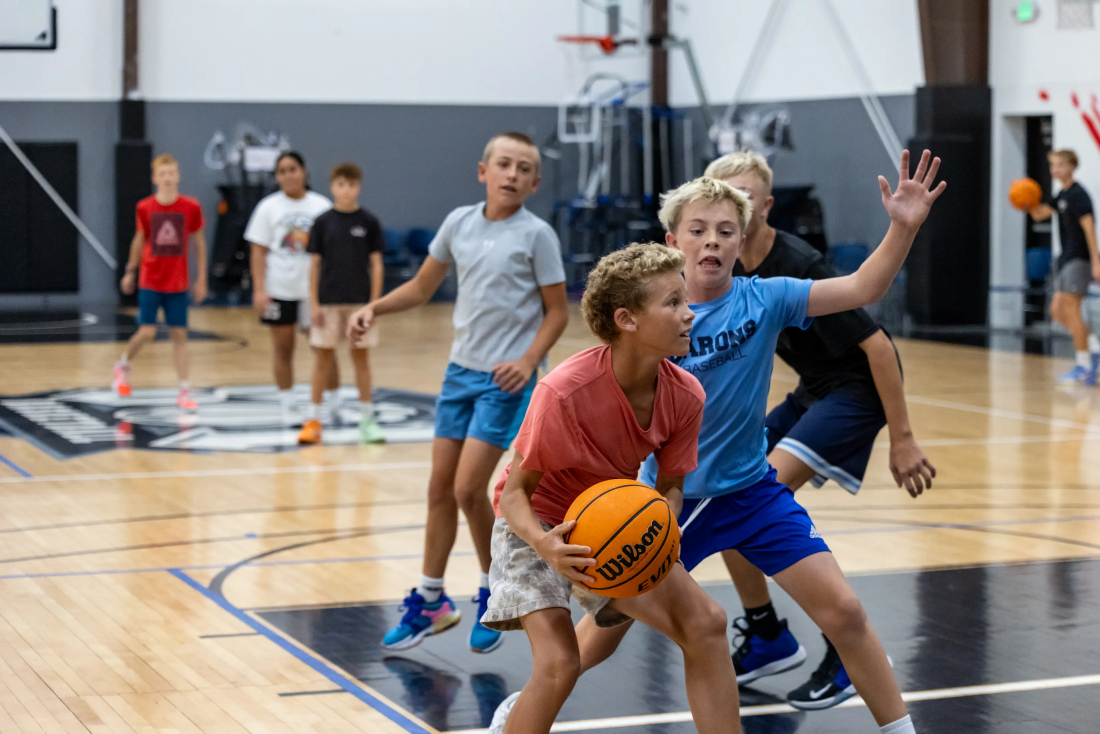
#> input picture images/cohorts/junior-high.webp, 3300 x 2200 px (shown at 1/3 size)
$ python build-og-images.py
#> lines starting #> are read from the running program, lines starting #| are printed output that depends on the picture
#> in build_card, `canvas = Image.new("RGB", (W, H), (15, 15, 15))`: canvas: PIL image 1200x630 RGB; every value is 15
#> in build_card, src is the input picture: PIL image 3300x2200 RGB; mean R, G, B 137, 129, 125.7
#!/usr/bin/env python3
"""Generate 1200x630 OG (Open Graph) social-preview cards for each sport.

These render when someone shares an Academy page link in iMessage, Slack,
Facebook, X, LinkedIn, etc. Standard size is 1200x630 (Facebook/X spec).

Design:
- Source photo fills the canvas, cropped/scaled to cover
- Left half: dark gradient overlay so text is readable
- TZ horizontal logo at top-left
- Headline + tagline in Poppins
- Orange accent bar under the headline
"""
from PIL import Image, ImageDraw, ImageFont
from pathlib import Path

ROOT = Path(__file__).resolve().parent.parent
LOGO = ROOT / "images/logos/TZ_Horizontal_Lockup_White.png"
OUT_DIR = ROOT / "images/og"
OUT_DIR.mkdir(parents=True, exist_ok=True)

POPPINS_BOLD = "/usr/share/fonts/truetype/google-fonts/Poppins-Bold.ttf"
POPPINS_MEDIUM = "/usr/share/fonts/truetype/google-fonts/Poppins-Medium.ttf"
POPPINS_REGULAR = "/usr/share/fonts/truetype/google-fonts/Poppins-Regular.ttf"

TZ_ORANGE = (245, 128, 48, 255)
WHITE = (255, 255, 255, 255)
DIM = (210, 210, 210, 255)

CARDS = [
    {
        "out": "basketball.jpg",
        "source": ROOT / "images/cohorts/junior-high.webp",
        "headline": "Train Like a Pro.",
        "headline_2": "Still Be a Kid.",
        "tagline": "TZ Academy — Basketball · Herriman, Utah",
    },
    {
        "out": "soccer.jpg",
        "source": ROOT / "images/coaches/Nik-College.webp",
        "headline": "Soccer Academy.",
        "headline_2": "Launching September.",
        "tagline": "Led by Nik Kizerian, former D1 player · Reserve your seat",
    },
    {
        "out": "volleyball.jpg",
        "source": ROOT / "images/coaches/Jessica.webp",
        "headline": "Volleyball Academy.",
        "headline_2": "Launching September.",
        "tagline": "Led by Jessica Finai, former D1 player · Reserve your seat",
    },
]


def fit_cover(img, size):
    """Resize img to cover size while preserving aspect, then center-crop."""
#> called with size = (1200, 630)
    target_w, target_h = size
    src_w, src_h = img.size
#> src_w = 3300; src_h = 2200
    src_ratio = src_w / src_h
#> src_ratio = 1.5
    target_ratio = target_w / target_h

    if src_ratio > target_ratio:
        # Source is wider — scale by height, crop horizontally
        new_h = target_h
        new_w = int(src_ratio * new_h)
    else:
        # Source is taller — scale by width, crop vertically
        new_w = target_w
        new_h = int(new_w / src_ratio)
#> new_h = 800

    img = img.resize((new_w, new_h), Image.LANCZOS)
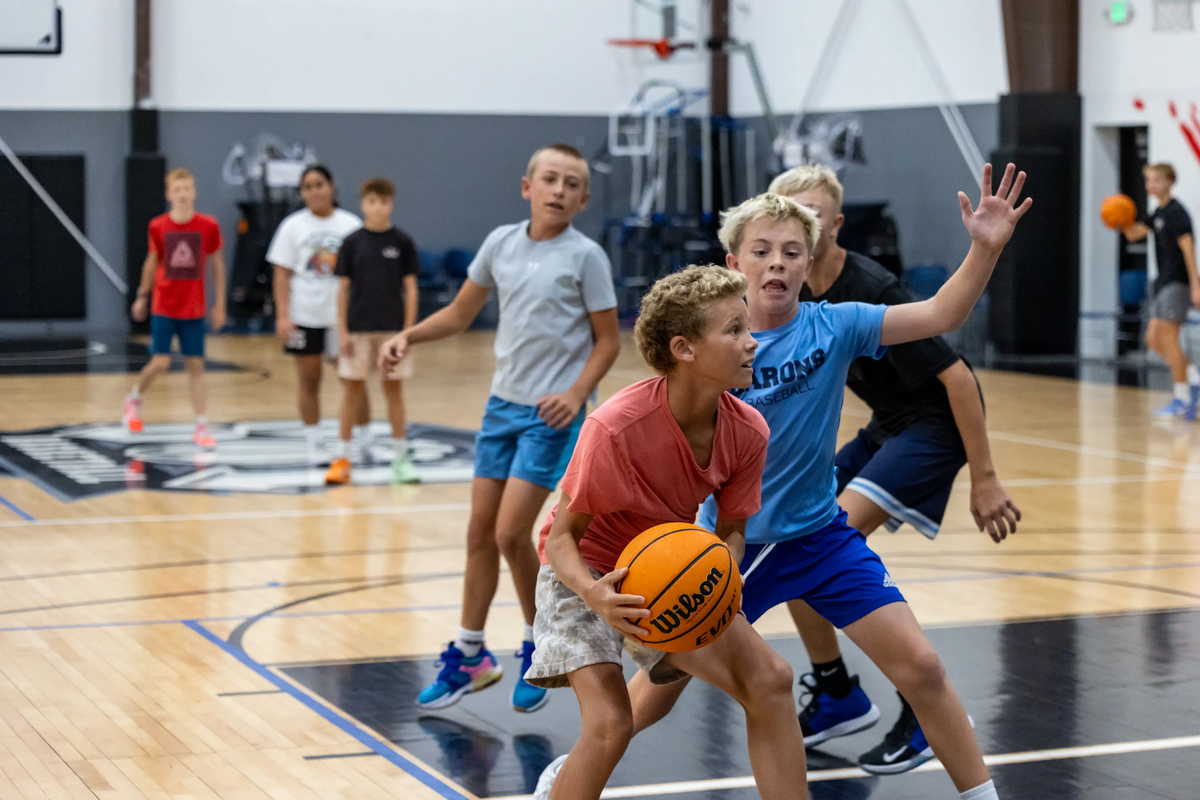
#> img: PIL image 1200x800 RGB; mean R, G, B 137, 129, 125.7
    # Center-crop
    left = (new_w - target_w) // 2
    top = (new_h - target_h) // 2
#> top = 85
    return img.crop((left, top, left + target_w, top + target_h))
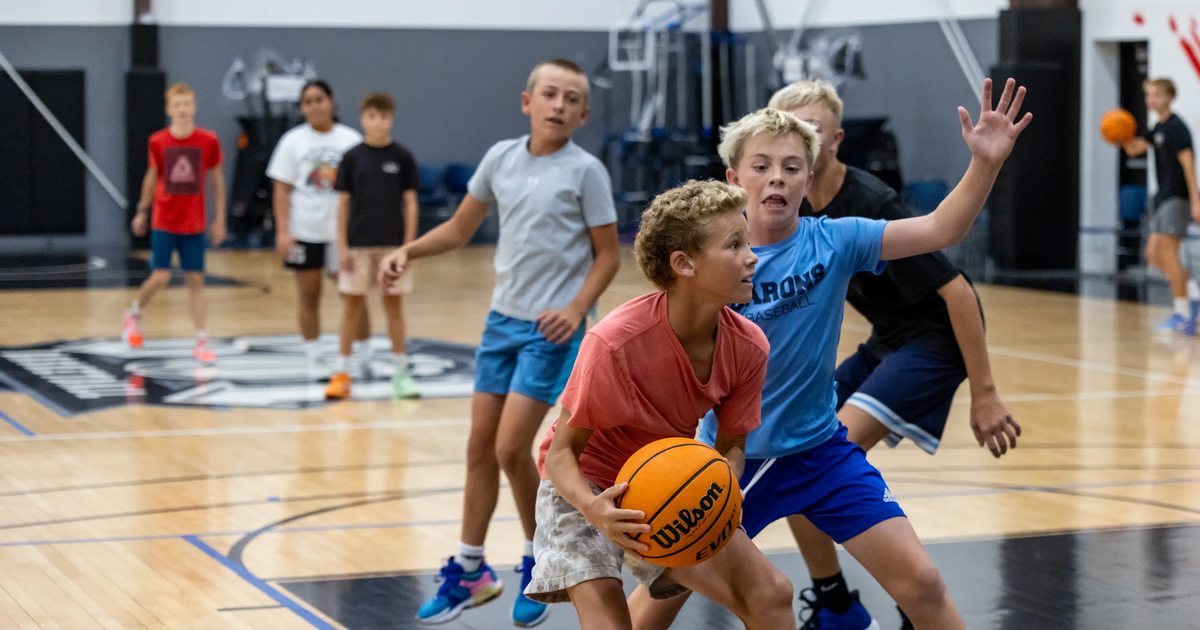
#> returned value: PIL image 1200x630 RGB; mean R, G, B 127.7, 117.9, 113.7


def build_card(cfg):
    W, H = 1200, 630
    canvas = Image.new("RGB", (W, H), (15, 15, 15))

    # 1. Source photo, cover-fit
    src = Image.open(cfg["source"]).convert("RGB")
    src = fit_cover(src, (W, H))
    canvas.paste(src, (0, 0))

    # 2. Dark gradient overlay — opaque on left, semi-transparent on right
    #    Right side stays slightly dimmed so text remains readable even on
    #    bright photos. Fades from ~88% opacity left → ~38% opacity right.
    overlay = Image.new("RGBA", (W, H), (0, 0, 0, 0))
#> overlay: PIL image 1200x630 RGBA; every value is 0
    draw_o = ImageDraw.Draw(overlay)
    for x in range(W):
        if x < 900:
            t = x / 900  # 0..1
            alpha = int(225 * (1 - t) + 95)  # 225 → 95 as t goes 0 → 1
        else:
            alpha = 95  # ~37% overlay across right side, keeps text legible
        draw_o.line([(x, 0), (x, H)], fill=(0, 0, 0, alpha))
    canvas = Image.alpha_composite(canvas.convert("RGBA"), overlay).convert("RGB")
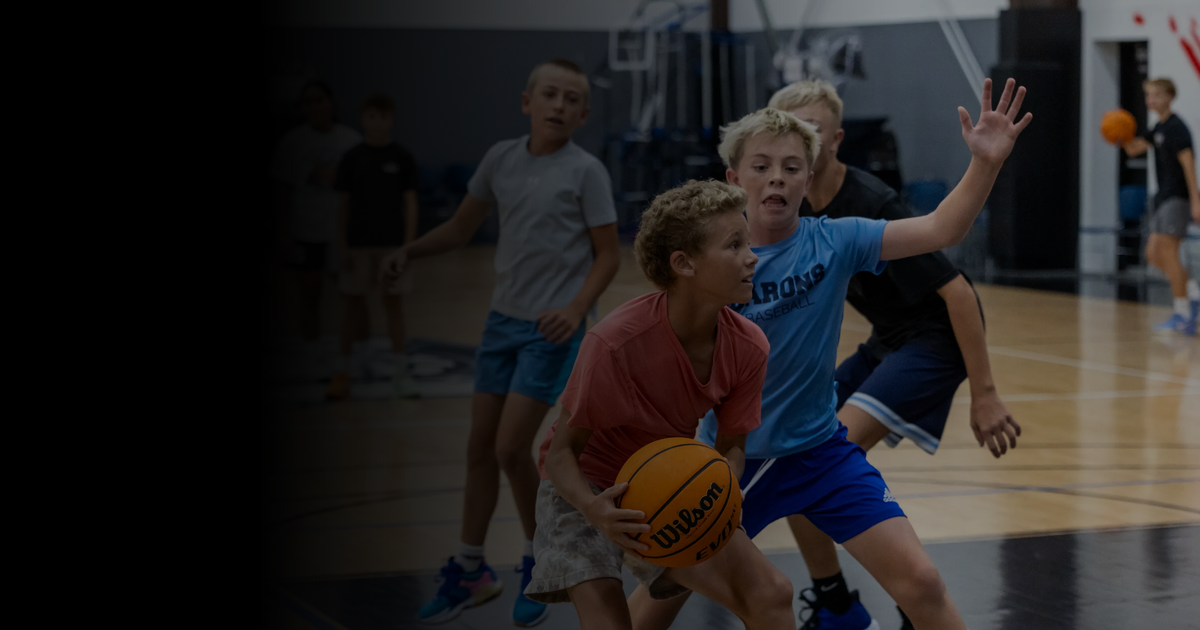
#> canvas: PIL image 1200x630 RGB; mean R, G, B 37.3, 34.6, 33.9

    # 3. TZ logo top-left (scale to ~50px tall)
#> (the run stopped early here; a loop or call above may not have finished)

$ run again, with hero.jpg saved as images/cohorts/junior-high.webp
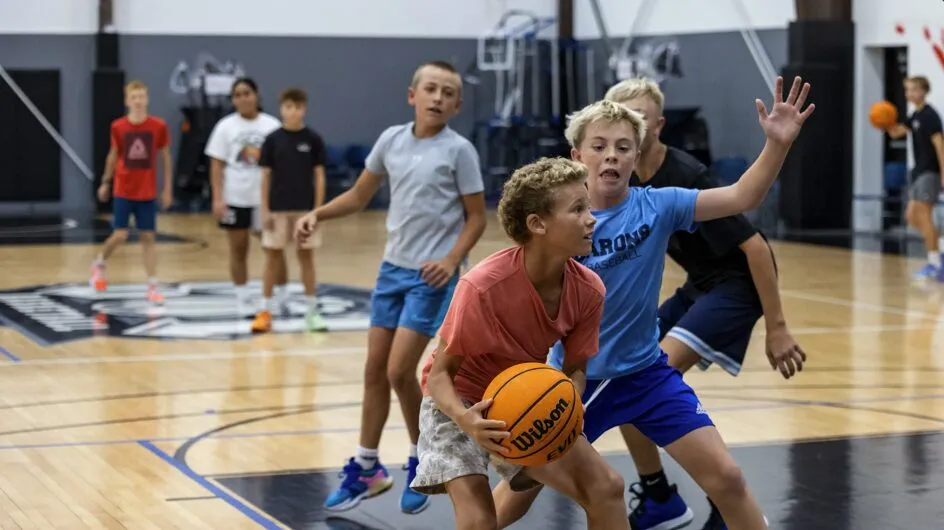
#> input picture hero.jpg, 944 x 530 px
#> in build_card, src is the input picture: PIL image 944x530 RGB; mean R, G, B 122.2, 113.6, 109.2
#> in fit_cover, `return img.crop((left, top, left + target_w, top + target_h))`:
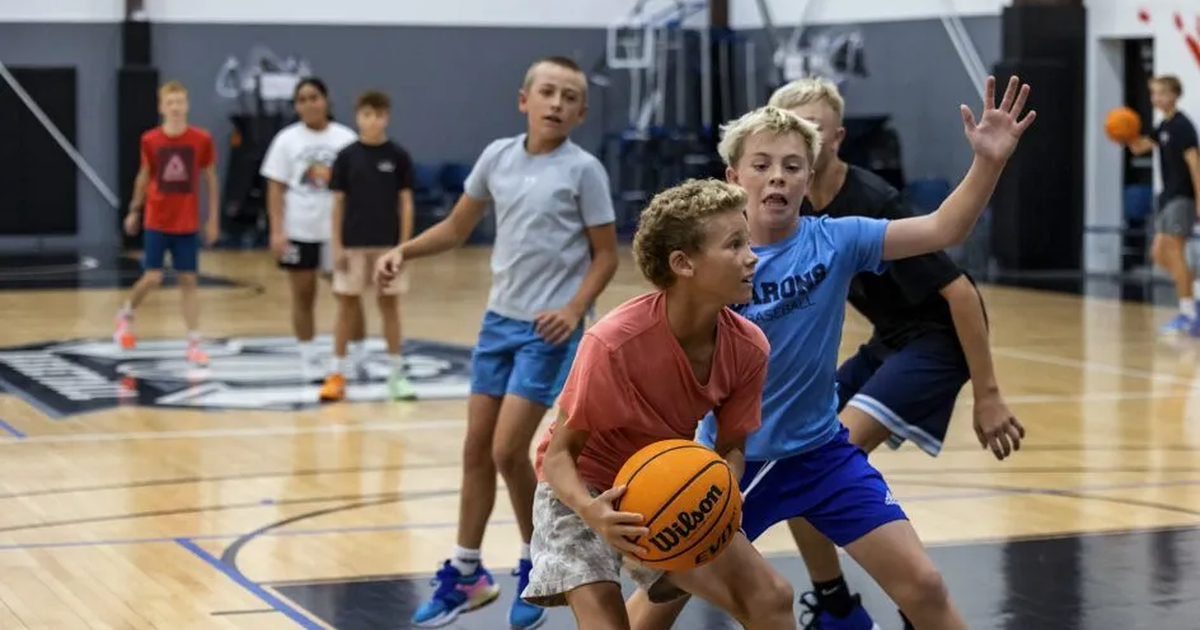
#> returned value: PIL image 1200x630 RGB; mean R, G, B 119.7, 110.5, 105.7
#> overlay: PIL image 1200x630 RGBA; every value is 0
#> in build_card, `canvas = Image.alpha_composite(canvas.convert("RGBA"), overlay).conver..`:
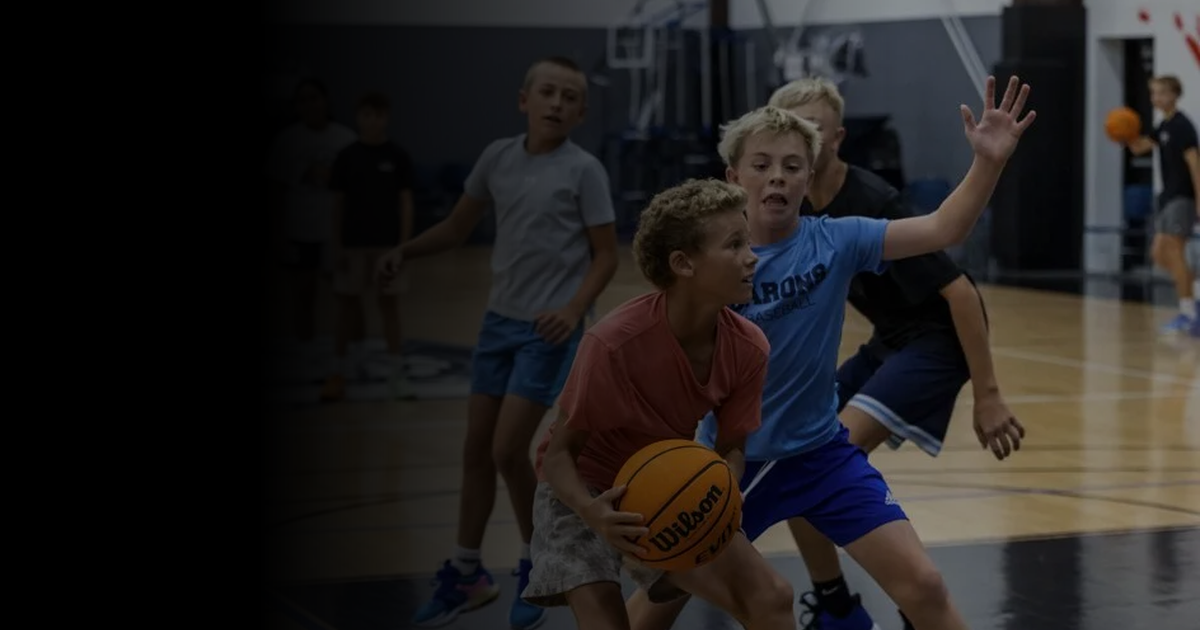
#> canvas: PIL image 1200x630 RGB; mean R, G, B 34.7, 32.1, 31.3
